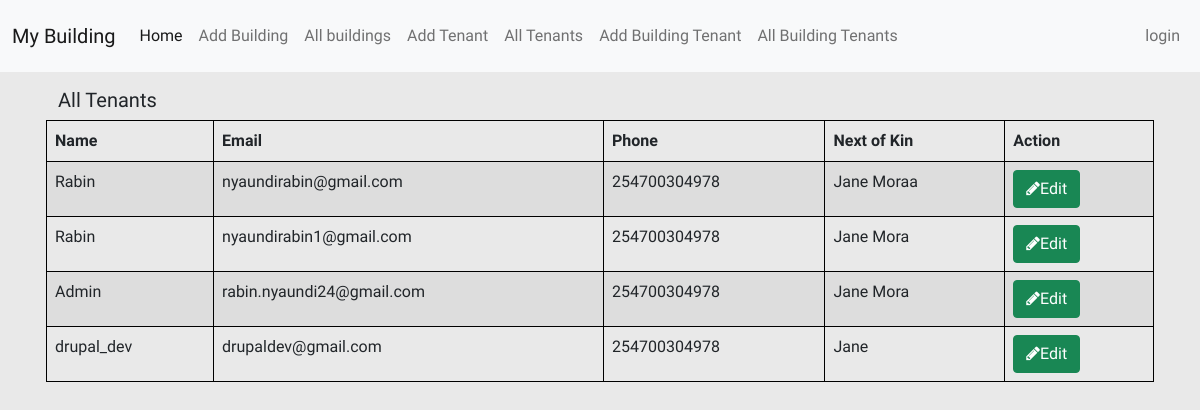
Before: /tenants/ with the older database file.
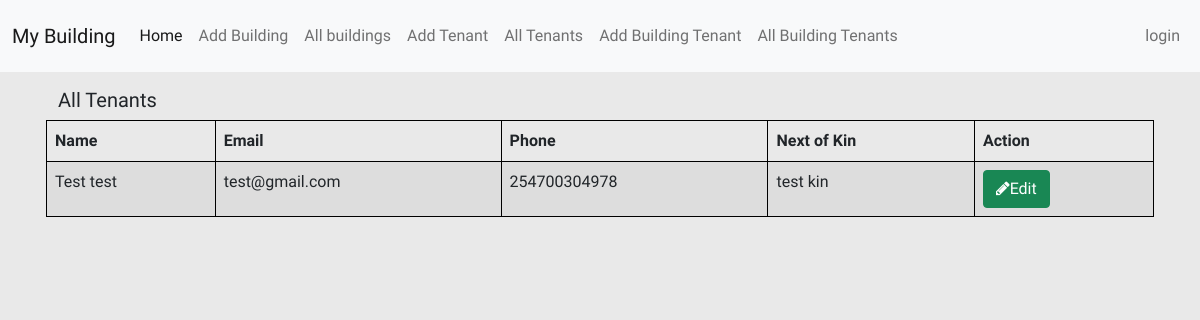
After: the same page with the newer database file.
### rental/models.py (models this page shows, shortened)
class Tenant(models.Model):
    name = models.CharField(max_length=255, blank=False)
    email = models.EmailField(max_length = 255, blank=False, unique=True)
    phone = PhoneField(blank=True, help_text='Contact phone number')
    next_of_kin =  models.CharField(max_length=255, blank=False)

### rental/views.py (the view)
# urls.py: path('tenants/', views.tenants_view, name='tenants'),
def tenants_view(request):
    tenants = Tenant.objects.all()
    if tenants:
        if request.method == 'GET':
            return render(request, 'rentals/tenants.html',
                          {'tenants': tenants}
                          )
        if request.method == 'POST':
            return HttpResponse("Method not allowed")
    return render(request, 'rentals/tenats.html',
                  {'messages': "No tenants found"}
                  )

### rental/templates/rentals/tenants.html (shortened to what this page needs)
{% extends 'rentals/layout.html' %}
{% block body-content %}
<div class="container">
    <div class="row all p-3">
        <table style="border: 1px Solid black!important;" class="table table-bordered table-striped">
        <thead>
            <tr>
                <h5>All Tenants </h5>
            </tr>
        </thead>
            <thead>
                <tr>
                    <th>Name</th>
                    <th>Email</th>
                    <th>Phone</th>
                    <th>Next of Kin </th>
                    <th>Action</th>
                </tr>
            </thead>
            <tbody>
                {% for tenant in tenants %}
                <tr>
                    <td>
                        {{tenant.name}}
                    </td>
                    <td>
                        {{tenant.email}}
                    </td>
                    <td>
                        {{tenant.phone}}
                    </td>
                    <td>
                        {{tenant.next_of_kin}}
                    </td>
                    <td>
                        <a class="btn btn-success" href="{% url 'updateTenant' tenant.id %}"><i class="fa fa-pencil"></i>Edit</a>
                    </td>
                </tr>
                {% endfor %}
            </tbody>
        </table>
    </div>
</div>
{% endblock body-content %}

Changed rows visible on the page:
removed Tenant: name "Rabin", email "nyaundirabin1@gmail.com", phone "254700304978", next_of_kin "Jane Mora"
removed Tenant: name "Admin", email "rabin.nyaundi24@gmail.com", phone "254700304978", next_of_kin "Jane Mora"
removed Tenant: name "drupal_dev", email "drupaldev@gmail.com", phone "254700304978", next_of_kin "Jane"
changed Tenant: name "Rabin" → "Test test"; email "nyaundirabin@gmail.com" → "test@gmail.com"; next_of_kin "Jane Moraa" → "test kin"
